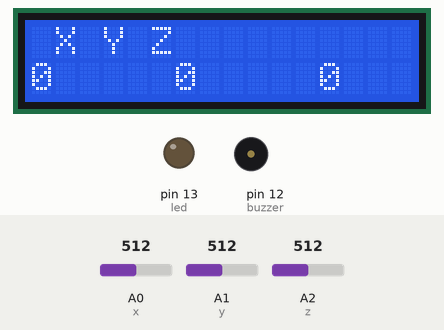
Recording of a sketch running on a simulated Arduino Uno, built with avr-gcc and run on an emulated ATmega328P. Shown: 16×2 character LCD, output pins drawn as LEDs (lit = HIGH), buzzer (waves = sounding). Inputs (shaded band) come from the test bench; at power-on: A0 (x) = 512, A1 (y) = 512, A2 (z) = 512. What the sketch prints to the serial monitor is not drawn.

Above: at 9.38 s.
9.4 s: A0 (x) set to 524
At 9.61 s:
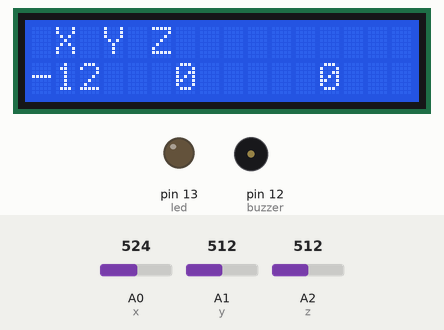
10.9 s: A0 (x) set to 547
At 11.6 s:
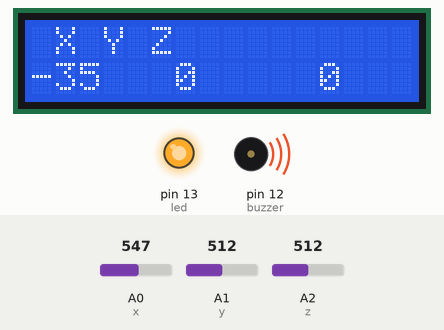
12.5 s: A0 (x) set to 511
At 13.3 s:
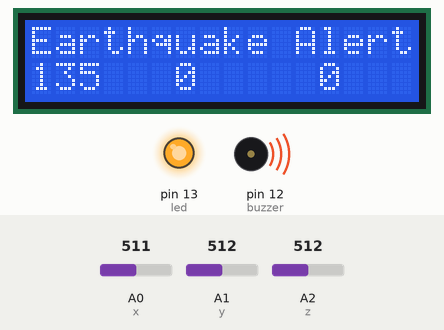
14.2 s: A1 (y) set to 716
At 15.5 s:
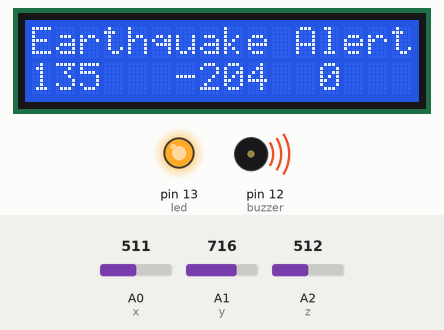
15.8 s: A2 (z) set to 716
At 16.8 s:
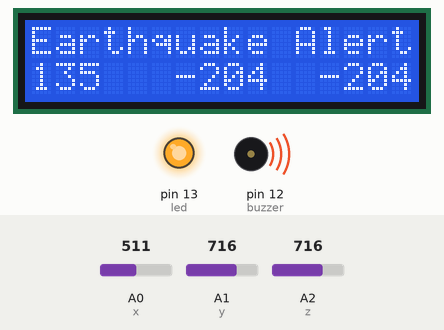
17.3 s: A1 (y) set to 900
At 18.1 s:
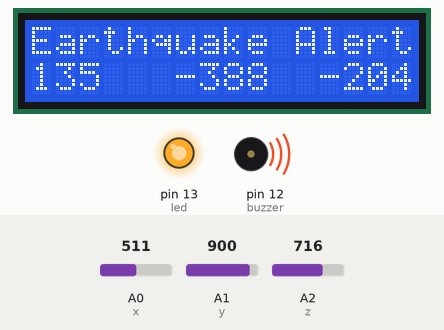
Timing chart, 0 to 19.9 s (numbered marks = the images above; inputs shaded):
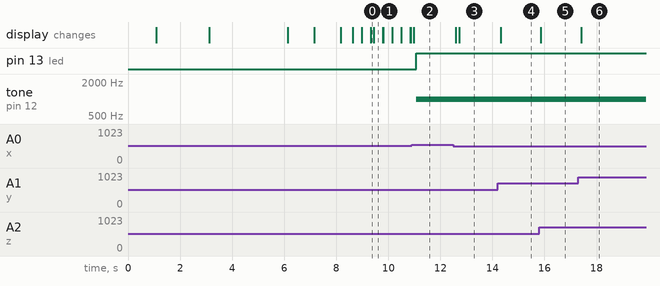

The sketch:

Earthquake_Detector.ino
```cpp
#include <LiquidCrystal_I2C.h> // lcd Header
LiquidCrystal_I2C lcd(0x27, 16, 2); // pins for LCD Connection

#define buzzer 12 // buzzer pin
#define led 13 //led pin

#define x A0 // x_out pin of Accelerometer
#define y A1 // y_out pin of Accelerometer
#define z A2 // z_out pin of Accelerometer

/*variables*/
int xsample=0;
int ysample=0;
int zsample=0;
long start;
int buz=0;

/*Macros*/
#define samples 50
#define maxVal 20 // max change limit
#define minVal -20 // min change limit
#define buzTime 5000 // buzzer on time

void setup()
{
  // put your setup code here, to run once:
  lcd.init();         // initialize the lcd
  lcd.backlight();    // Turn on the LCD screen backlight
  Serial.begin(9600); // initializing serial
  delay(1000);
  lcd.print("EarthQuake ");
  lcd.setCursor(0,1);
  lcd.print("Detector ");
  delay(2000);
  lcd.clear();
  lcd.print("Calibrating.....");
  lcd.setCursor(0,1);
  lcd.print("Please wait...");
  pinMode(buzzer, OUTPUT);
  pinMode(led, OUTPUT);
  buz=0;
  digitalWrite(buzzer, buz);
  digitalWrite(led, buz);
  for(int i=0;i<samples;i++)
  {
    xsample+=analogRead(x);
    ysample+=analogRead(y);
    zsample+=analogRead(z);
  }

  xsample/=samples;
  ysample/=samples;
  zsample/=samples;

  delay(3000);
  lcd.clear();
  lcd.print("Calibrated");
  delay(1000);
  lcd.clear();
  lcd.print("Device Ready");
  delay(1000);
  lcd.clear();
  lcd.print(" X Y Z ");

}

void loop()
{
  int value1=analogRead(x);
  int value2=analogRead(y);
  int value3=analogRead(z);

  int xValue=xsample-value1; // finding change in x
  int yValue=ysample-value2; // finding change in y
  int zValue=zsample-value3; // finding change in z

  lcd.setCursor(0,1);
  lcd.print(xValue);
  lcd.setCursor(6,1);
  lcd.print(yValue);
  lcd.setCursor(12,1);
  lcd.print(zValue);
  delay(100);

  if(xValue < minVal || xValue > maxVal || yValue < minVal || yValue > maxVal || zValue < minVal || zValue > maxVal)
  {
    start=millis(); // timer start
    buz=1; // buzzer / led flag activated
  }
  else if(buz == 1) // buzzer flag activated then alerting earthquake
  {
    lcd.setCursor(0,0);
    lcd.print("Earthquake Alert ");
    if(millis()>= start+buzTime)
    buz=0;
  }
  else
  {
    lcd.clear();
    lcd.print(" X Y Z ");
  }

  if(buz == 0){ //LED and buzzer on/off command
    noTone(buzzer);
    digitalWrite(led, LOW);
  }else if(buz == 1){
    tone(buzzer, 1000);
    digitalWrite(led, HIGH);
  }

  Serial.print("x=");
  Serial.println(xValue);
  Serial.print("y=");
  Serial.println(yValue);
  Serial.print("z=");
  Serial.println(zValue);
  Serial.println(" $");

}
```

Measured:
- the behaviour switches between 532 and 533 on A0 (x) (found by bisection; images 1 and 2)
- after the input at 9.4 s, the display: changes after 0.05 s (image 1)
- after the input at 10.9 s, pin 13 (led): LOW → HIGH after 0.18 s; tone on pin 12 (buzzer): silent → 1000 Hz after 0.18 s
- after the input at 12.5 s, the display: first changes after 0.10 s (image 3 shows a later state)
- after the input at 14.2 s, the display: changes after 0.12 s (image 4)
- after the input at 15.8 s, the display: changes after 0.05 s (image 5)
- after the input at 17.3 s, the display: changes after 0.12 s (image 6)
